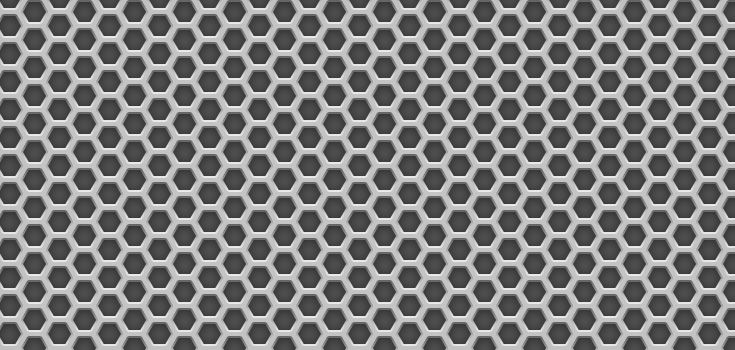
#> input picture VPCI/TP2/metalgrid.jpg, 735 x 350 px
$ jupyter execute TP2.ipynb
#> lines starting #> are read from the running program, lines starting #| are printed output that depends on the picture; after the words box and inside, x2 and y2 are one past the last pixel; in counts of white or black regions, pixels touching at a corner belong together
[cell 1]
import numpy as np
import cv2 as cv
import matplotlib.pyplot as plt

[cell 2]
imagen = cv.imread('metalgrid.jpg')
#> imagen is the input picture: shape (350, 735, 3); min 38, max 250, mean 125.4
gray = cv.cvtColor(imagen, cv.COLOR_BGR2GRAY)
blur = cv.GaussianBlur(gray,(7,7),0)
plt.imshow(imagen)
plt.show()
plt.imshow(blur)
plt.show()

[cell 3]
# Gradientes
#===========
# Aplicamos Sobelx en 'float32' y luego convertimos de nuevo a 8-bit para evitar overflow
sobelx_64 = cv.Sobel(blur,cv.CV_32F,1,0,ksize=3)
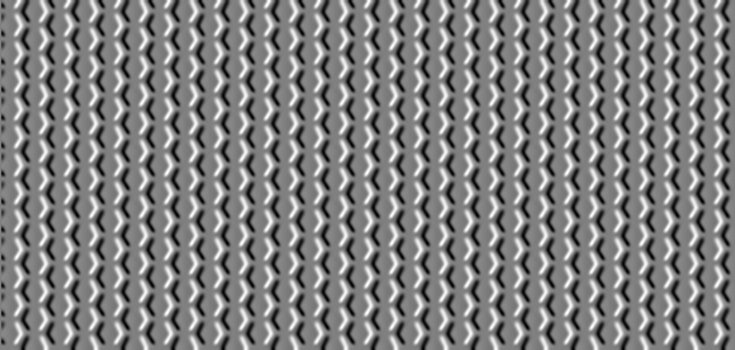
#> sobelx_64: shape (350, 735) float32; min -241, max 239, mean -0.3; drawn with min black and max white
absx_64 = np.absolute(sobelx_64)
sobelx_8u1 = absx_64/absx_64.max()*255
sobelx_8u = np.uint8(sobelx_8u1)
# De igual modo para Sobely
sobely_64 = cv.Sobel(blur,cv.CV_32F,0,1,ksize=3)
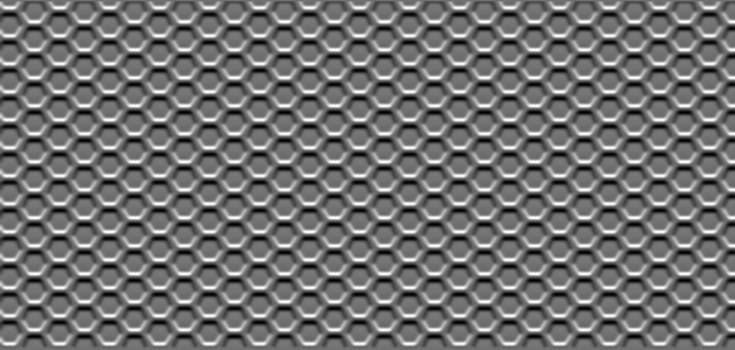
#> sobely_64: shape (350, 735) float32; min -247, max 314, mean 0.5; drawn with min black and max white
absy_64 = np.absolute(sobely_64)
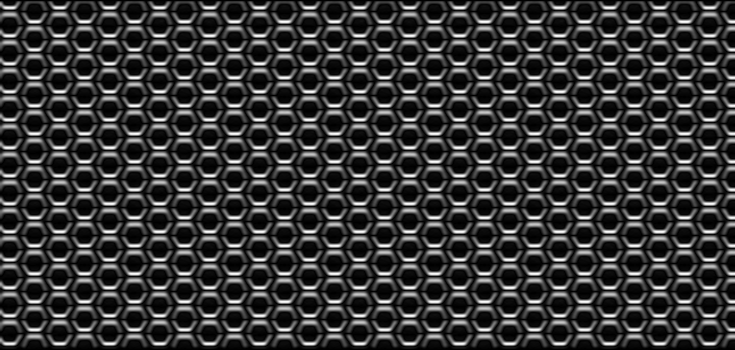
#> absy_64: shape (350, 735) float32; min 0, max 314, mean 69.8; drawn with min black and max white
sobely_8u1 = absy_64/absy_64.max()*255
sobely_8u = np.uint8(sobely_8u1)
# De los gradiente calculamos Magnitud y lo pasamos a 8-bit (Opcional)
mag = np.hypot(sobelx_8u, sobely_8u)
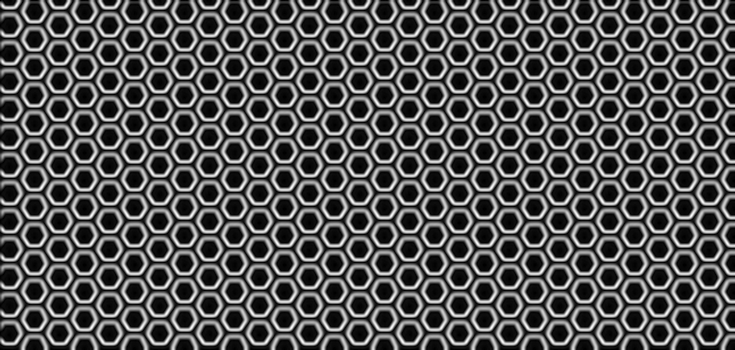
#> mag: shape (350, 735) float16; min 0, max 290, mean 98.4; drawn with min black and max white
mag = mag/mag.max()*255
mag = np.uint8(mag)
# Encontramos la Dirección y la pasamos a grados
theta = np.arctan2(sobely_64, sobelx_64)
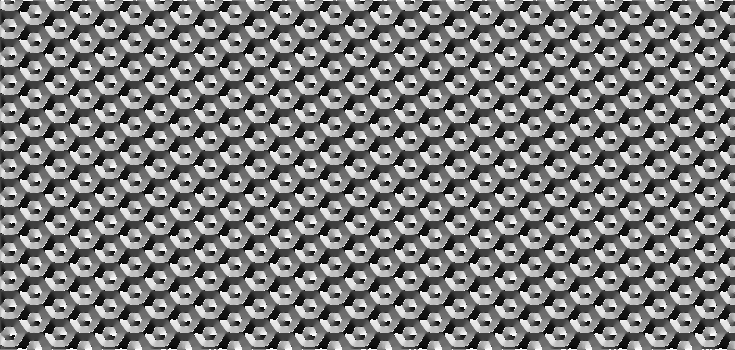
#> theta: shape (350, 735) float32; min -3.14, max 3.14, mean -0.031; drawn with min black and max white
angle = np.rad2deg(theta)

[cell 4]
# Mostramos la imagen de magnitudes con un threshold determinado
mask = mag < 150
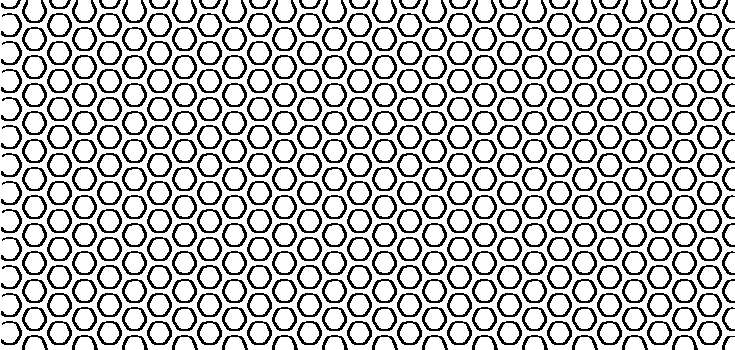
#> mask: shape (350, 735) bool; 73.4% white; black in thin lines or dots
th_mag = mag
th_mag[mask] = 0
th_mag = np.uint8(th_mag)
plt.figure(figsize=(22, 9))
plt.imshow(th_mag, 'gray')
plt.title("Magnitudes con threshold de 150")
plt.colorbar()
plt.show()

[cell 5]
plt.figure(figsize=(22, 9))
plt.imshow(angle, 'gray')
plt.title("Orientaciones")
plt.colorbar()
plt.show()
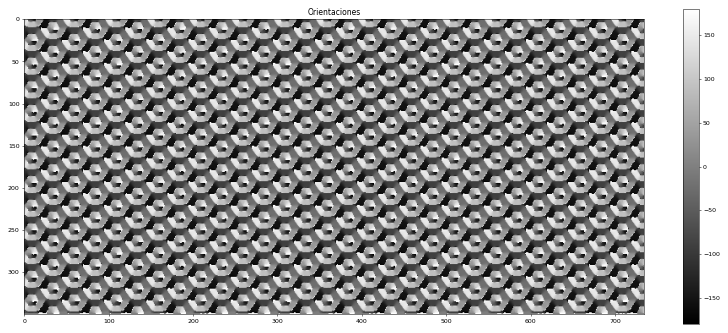
#> figure drawn by matplotlib, 2 panels

[cell 6]
#HISTOGRAMA para ver que angulos filtrar
flatten_mag = th_mag.flatten()
flatten_ang = angle.flatten()
plt.figure(figsize=(22, 9))
cuenta, cajas, ignorar = plt.hist(flatten_ang, 60)
#> cuenta = 60 values, max 17703 at index 14, min 702 at index 30, mean 4287.5; cajas = 61 values from -179.7 to 180; ignorar = 60 items
plt.ylabel('frequencia')
plt.xlabel('valores')
plt.title('Histograma')
plt.xticks(range(-180, 180, 10))
plt.show()
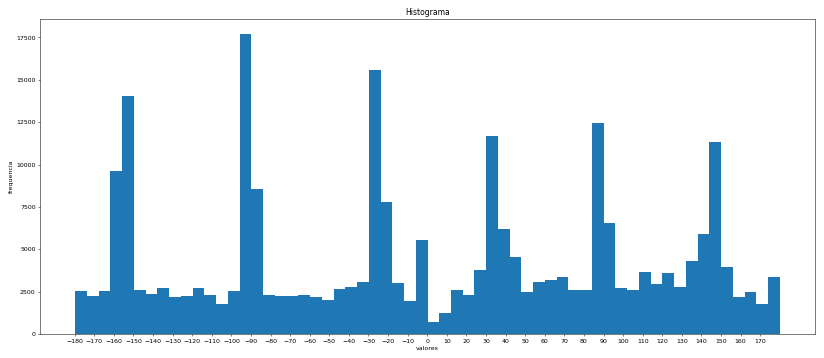
#> figure drawn by matplotlib, 1 panel; tallest bar 17703 high, from x = -95.81 to -89.81

[cell 7]
def Grafica_Bordes(angulo_ini,angulo_itervalo=45.0, mag_threeshold = 100.0,color=(255,0,0)):
#> called with angulo_ini = -180, angulo_itervalo = 40, mag_threeshold = 150, color = (255, 0, 0)
    angulo_fin = angulo_ini + angulo_itervalo
    angle_mask = (angle >= angulo_ini) & (angle <= angulo_fin)
#> angle_mask: shape (350, 735) bool; 13.9% white; 885 white regions (522 under 20 px), largest, box (x1, y1, x2, y2) and area: (168, 336, 180, 349) 100, (368, 336, 380, 349) 100, (568, 336, 580, 349) 100
    mag_mask = mag >= mag_threeshold
#> mag_mask: shape (350, 735) bool; 26.6% white in thin lines or dots
    mask = angle_mask & mag_mask
#> mask: shape (350, 735) bool; 4.7% white in thin lines or dots
    img_salida = imagen.copy()
    img_salida[mask] = color
#> img_salida: shape (350, 735, 3); 4.72% of pixels changed, all inside (x1, y1, x2, y2) = (22, 1, 728, 349)

    plt.figure(figsize=(16,12))
    plt.imshow(img_salida)
    plt.title(f"Ángulos de {angulo_ini} a {angulo_fin} c/ umbral de magnitud {mag_threeshold}")
    plt.show()

[cell 8]
Grafica_Bordes(angulo_ini=-180,angulo_itervalo=40.0, mag_threeshold=150.0,color=(255,0,0))

[cell 9]
Grafica_Bordes(angulo_ini=-110,angulo_itervalo=40.0, mag_threeshold=150.0,color=(255,255,0))
#> in Grafica_Bordes (call 2), `angle_mask = (angle >= angulo_ini) & (angle <= angulo_fin)`: angle_mask: shape (350, 735) bool; 14.5% white; 1342 white regions (953 under 20 px), largest, box (x1, y1, x2, y2) and area: (0, 9, 20, 25) 112, (0, 65, 20, 81) 111, (0, 121, 20, 137) 111
#> in Grafica_Bordes (call 2), `mask = angle_mask & mag_mask`: mask: shape (350, 735) bool; 2.9% white in thin lines or dots
#> in Grafica_Bordes (call 2), `img_salida[mask] = color`: img_salida: shape (350, 735, 3); 2.89% of pixels changed, all inside (x1, y1, x2, y2) = (4, 13, 735, 338)

[cell 10]
Grafica_Bordes(angulo_ini=-50,angulo_itervalo=40.0, mag_threeshold=150.0,color=(255,0,255))
#> in Grafica_Bordes (call 3), `angle_mask = (angle >= angulo_ini) & (angle <= angulo_fin)`: angle_mask: shape (350, 735) bool; 14.1% white; 1322 white regions (960 under 20 px), largest, box (x1, y1, x2, y2) and area: (139, 335, 154, 349) 96, (339, 335, 354, 349) 96, (539, 335, 554, 349) 96
#> in Grafica_Bordes (call 3), `mask = angle_mask & mag_mask`: mask: shape (350, 735) bool; 4.5% white in thin lines or dots
#> in Grafica_Bordes (call 3), `img_salida[mask] = color`: img_salida: shape (350, 735, 3); 4.5% of pixels changed, all inside (x1, y1, x2, y2) = (15, 1, 722, 348)

[cell 11]
Grafica_Bordes(angulo_ini=20,angulo_itervalo=30.0, mag_threeshold=150.0,color=(0,255,0))
#> in Grafica_Bordes (call 4), `angle_mask = (angle >= angulo_ini) & (angle <= angulo_fin)`: angle_mask: shape (350, 735) bool; 10.9% white; 1937 white regions (1526 under 20 px), largest, box (x1, y1, x2, y2) and area: (64, 54, 74, 64) 61, (264, 54, 274, 64) 61, (464, 54, 474, 64) 61
#> in Grafica_Bordes (call 4), `mask = angle_mask & mag_mask`: mask: shape (350, 735) bool; 3.9% white in thin lines or dots
#> in Grafica_Bordes (call 4), `img_salida[mask] = color`: img_salida: shape (350, 735, 3); 3.93% of pixels changed, all inside (x1, y1, x2, y2) = (15, 1, 722, 344)

[cell 12]
Grafica_Bordes(angulo_ini=70,angulo_itervalo=40.0, mag_threeshold=150.0,color=(0,255,255))
#> in Grafica_Bordes (call 5), `angle_mask = (angle >= angulo_ini) & (angle <= angulo_fin)`: angle_mask: shape (350, 735) bool; 12.6% white; 3284 white regions (2665 under 20 px), largest, box (x1, y1, x2, y2) and area: (53, 340, 66, 347) 64, (253, 340, 266, 347) 64, (453, 340, 466, 347) 64
#> in Grafica_Bordes (call 5), `mask = angle_mask & mag_mask`: mask: shape (350, 735) bool; 3.2% white in thin lines or dots
#> in Grafica_Bordes (call 5), `img_salida[mask] = color`: img_salida: shape (350, 735, 3); 3.17% of pixels changed, all inside (x1, y1, x2, y2) = (4, 6, 735, 345)

[cell 13]
Grafica_Bordes(angulo_ini=120,angulo_itervalo=50.0, mag_threeshold=150.0,color=(0,0,255))
#> in Grafica_Bordes (call 6), `angle_mask = (angle >= angulo_ini) & (angle <= angulo_fin)`: angle_mask: shape (350, 735) bool; 14.5% white; 2226 white regions (1535 under 20 px), largest, box (x1, y1, x2, y2) and area: (145, 54, 156, 65) 74, (345, 54, 356, 65) 74, (545, 54, 556, 65) 74
#> in Grafica_Bordes (call 6), `mask = angle_mask & mag_mask`:
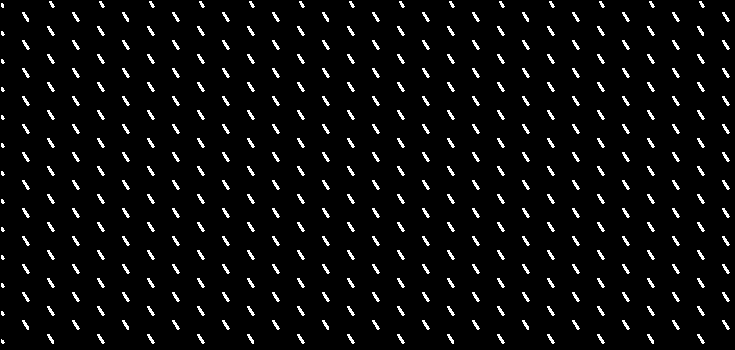
#> mask: shape (350, 735) bool; 4.6% white in thin lines or dots
#> in Grafica_Bordes (call 6), `img_salida[mask] = color`:
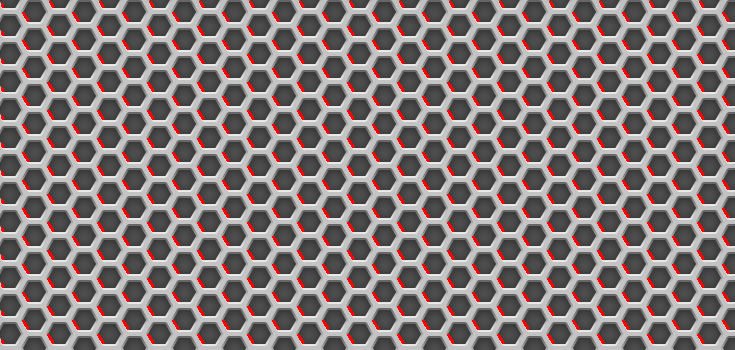
#> img_salida: shape (350, 735, 3); 4.64% of pixels changed, all inside (x1, y1, x2, y2) = (1, 1, 730, 344)

$ run again, with VPCI/TP2/tela2.jpg copied over VPCI/TP2/metalgrid.jpg
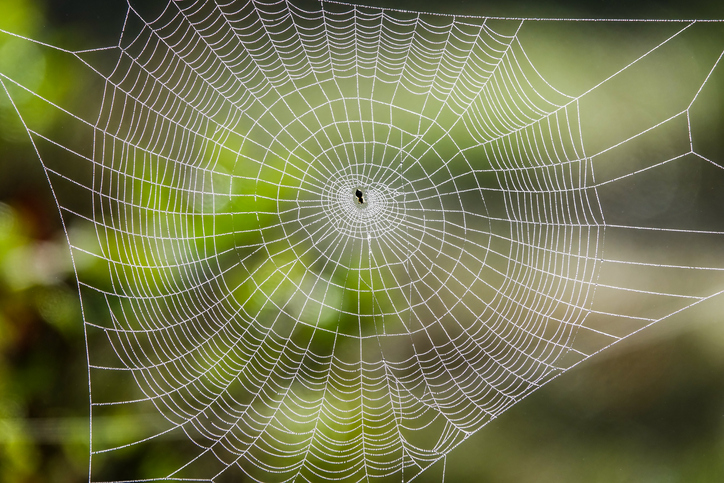
#> input picture VPCI/TP2/tela2.jpg, 724 x 483 px
#> imagen is the input picture: shape (483, 724, 3); mean B, G, R 77.3, 118.2, 115.2
#> `mask = mag < 150`:
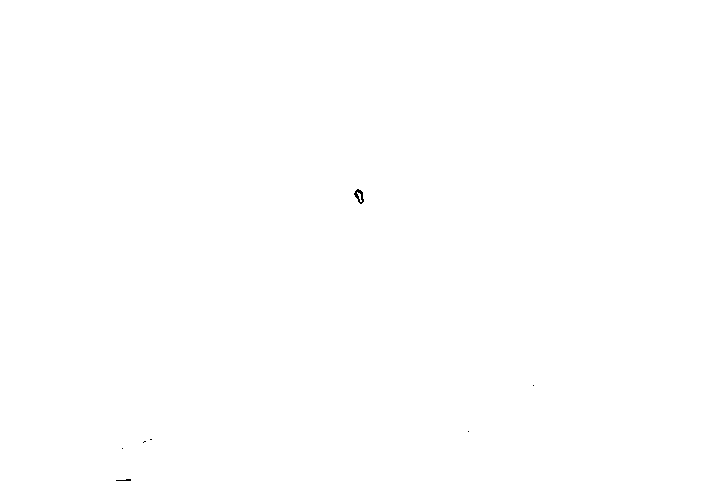
#> mask: shape (483, 724) bool; 100% white; black in thin lines or dots, all inside (x1, y1, x2, y2) = (116, 189, 534, 481)
#> cuenta = 60 values, max 15361 at index 44, min 3199 at index 36, mean 5828.2; cajas = 61 values from -179.6 to 180; ignorar = 60 items
#> angle_mask: shape (483, 724) bool; 8.4% white; 3454 white regions (3148 under 20 px), largest, box (x1, y1, x2, y2) and area: (695, 56, 723, 156) 1077, (1, 306, 44, 359) 704, (4, 40, 33, 76) 426
#> img_salida: shape (483, 724, 3); under 0.01% of pixels changed, all inside (x1, y1, x2, y2) = (355, 191, 357, 194)
#> angle_mask: shape (483, 724) bool; 12.6% white; 3434 white regions (3072 under 20 px), largest, box (x1, y1, x2, y2) and area: (616, 309, 724, 410) 3837, (545, 382, 598, 423) 805, (448, 447, 489, 482) 765
#> img_salida: shape (483, 724, 3); under 0.01% of pixels changed, all inside (x1, y1, x2, y2) = (122, 189, 534, 449)
#> angle_mask: shape (483, 724) bool; 9.6% white in thin lines or dots
#> img_salida: shape (483, 724, 3); under 0.01% of pixels changed, all inside (x1, y1, x2, y2) = (360, 192, 364, 200)
#> angle_mask: shape (483, 724) bool; 6.2% white in thin lines or dots
#> img_salida: shape (483, 724, 3); under 0.01% of pixels changed, all inside (x1, y1, x2, y2) = (362, 202, 363, 203)
#> angle_mask: shape (483, 724) bool; 15.8% white; 3431 white regions (3017 under 20 px), largest, box (x1, y1, x2, y2) and area: (339, 1, 724, 21) 5327, (507, 423, 713, 482) 4970, (521, 24, 682, 99) 4885
#> img_salida: shape (483, 724, 3); 0.01% of pixels changed, all inside (x1, y1, x2, y2) = (116, 202, 469, 481)
#> in Grafica_Bordes (call 6), `angle_mask = (angle >= angulo_ini) & (angle <= angulo_fin)`:
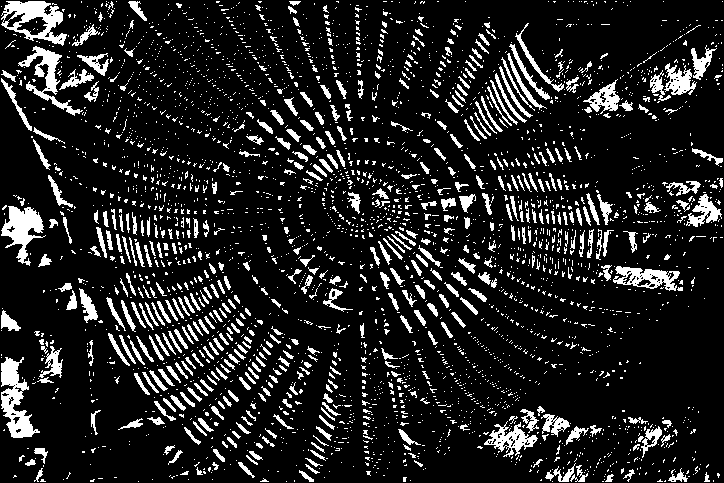
#> angle_mask: shape (483, 724) bool; 13.5% white; 3410 white regions (2915 under 20 px), largest, box (x1, y1, x2, y2) and area: (1, 357, 40, 438) 1438, (1, 1, 67, 46) 1387, (1, 206, 46, 266) 1220
#> img_salida: shape (483, 724, 3); 0.01% of pixels changed, all inside (x1, y1, x2, y2) = (354, 194, 360, 203)
